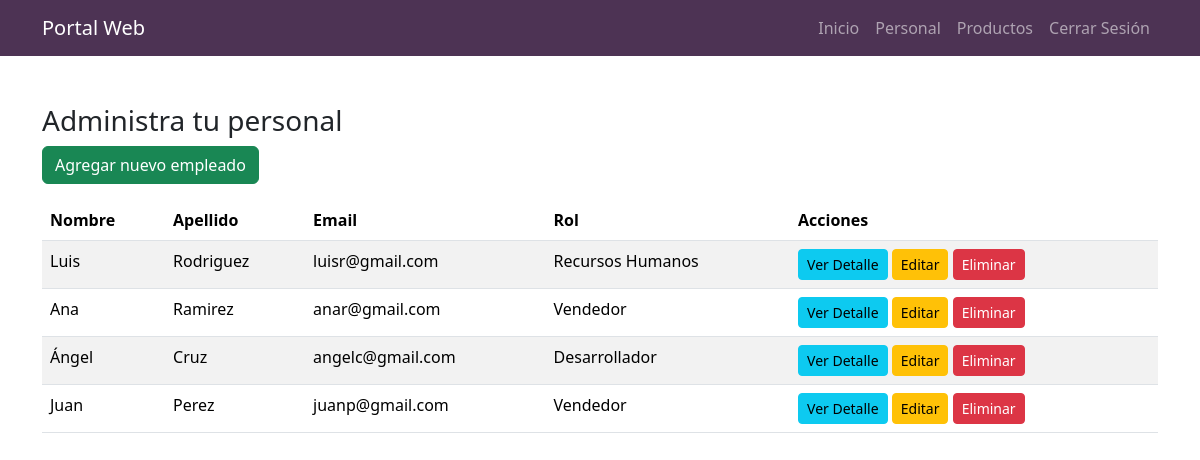
The page /personal/ (signed in) on the database its author committed.
### app/models.py (models this page shows, shortened)
class Empleado(models.Model):
    ROLES = (
        ('Gerente', 'Gerente'),
        ('Desarrollador', 'Desarrollador'),
        ('Recursos Humanos', 'Recursos Humanos'),
        ('Vendedor', 'Vendedor'),
    )
    nombre = models.CharField(max_length=50)
    apellido = models.CharField(max_length=50)
    email = models.EmailField(unique=True)
    rol = models.CharField(max_length=50, choices=ROLES)
    departamento = models.CharField(max_length=50)
    fecha_contratacion = models.DateField()
    telefono = models.CharField(max_length=15)
    usuario = models.ForeignKey(User, on_delete=models.CASCADE)

### app/views.py (the view)
# urls.py: path("personal/", views.personal, name="personal"),
@login_required
def personal(request):
    empleados = Empleado.objects.filter(usuario=request.user)
    return render(request, 'personal/personal.html', {'empleados': empleados})

### app/templates/personal/personal.html (shortened to what this page needs)
{% extends "base.html" %}
{% block content %}
<div class="container mt-5">
    <h3>Administra tu personal</h3>
    <div class="mb-3">
        <a href="{% url 'crear_empleado' %}" class="btn btn-success">Agregar nuevo empleado</a>
    </div>
    <table class="table table-striped">
        <thead>
            <tr>
                <th>Nombre</th>
                <th>Apellido</th>
                <th>Email</th>
                <th>Rol</th>
                <th>Acciones</th>
            </tr>
        </thead>
        <tbody>
            {% for empleado in empleados %}
            <tr>
                <td>{{ empleado.nombre }}</td>
                <td>{{ empleado.apellido }}</td>
                <td>{{ empleado.email }}</td>
                <td>{{ empleado.rol }}</td>
                <td>
                    <a href="{% url 'detalle_empleado' empleado.id %}" class="btn btn-info btn-sm">Ver Detalle</a>
                    <a href="{% url 'modificar_empleado' empleado.id %}" class="btn btn-warning btn-sm">Editar</a>
                    <button class="btn btn-danger btn-sm" data-bs-toggle="modal" data-bs-target="#confirmDeleteModal" onclick="setEmpleadoId('{{ empleado.id }}')">Eliminar</button>
                </td>
            </tr>
            {% empty %}
            <tr>
                <td colspan="5" class="text-center">No hay empleados disponibles</td>
            </tr>
            {% endfor %}
        </tbody>
    </table>
</div>
{% endblock %}

### rows shown on the page
Empleado: nombre "Luis", apellido "Rodriguez", email "luisr@gmail.com", rol "Recursos Humanos"
Empleado: nombre "Ana", apellido "Ramirez", email "anar@gmail.com", rol "Vendedor"
Empleado: nombre "Ángel", apellido "Cruz", email "angelc@gmail.com", rol "Desarrollador"
Empleado: nombre "Juan", apellido "Perez", email "juanp@gmail.com", rol "Vendedor"
